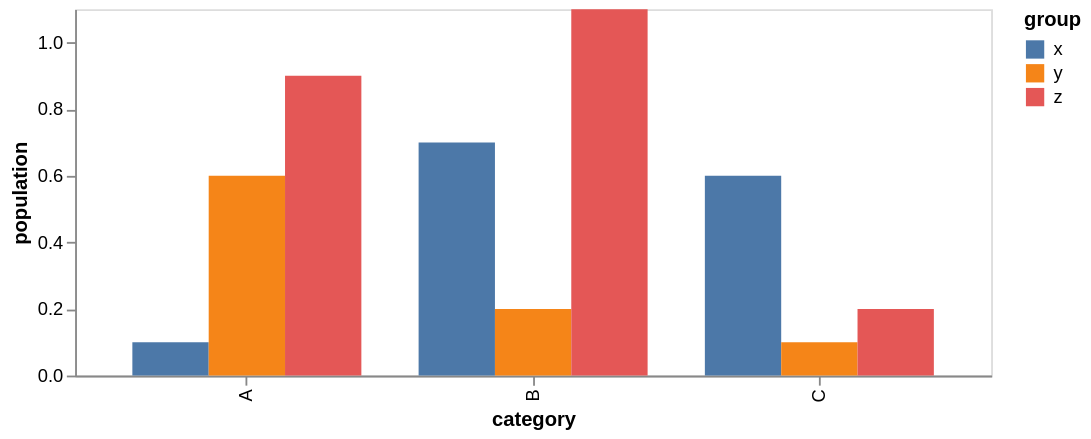

This figure's Vega-Lite source:
### Vega specification from a JSON file in a GitHub repository (floating-point values rounded to 4 significant figures)
{"$schema": "https://vega.github.io/schema/vega/v5.json", "background": "white", "padding": 5, "width": 500, "height": 200, "style": "cell", "data": [{"name": "source_0", "values": [{"category": "A", "group": "x", "value": 0.1}, {"category": "A", "group": "y", "value": 0.6}, {"category": "A", "group": "z", "value": 0.9}, {"category": "B", "group": "x", "value": 0.7}, {"category": "B", "group": "y", "value": 0.2}, {"category": "B", "group": "z", "value": 1.1}, {"category": "C", "group": "x", "value": 0.6}, {"category": "C", "group": "y", "value": 0.1}, {"category": "C", "group": "z", "value": 0.2}]}, {"name": "data_0", "source": "source_0", "transform": [{"type": "stack", "groupby": ["category", "group"], "field": "value", "sort": {"field": [], "order": []}, "as": ["value_start", "value_end"], "offset": "zero"}, {"type": "filter", "expr": "isValid(datum[\"value\"]) && isFinite(+datum[\"value\"])"}]}], "marks": [{"name": "marks", "type": "rect", "style": ["bar"], "from": {"data": "data_0"}, "encode": {"update": {"fill": {"scale": "color", "field": "group"}, "ariaRoleDescription": {"value": "bar"}, "description": {"signal": "\"category: \" + (isValid(datum[\"category\"]) ? datum[\"category\"] : \"\"+datum[\"category\"]) + \"; value: \" + (format(datum[\"value\"], \"\")) + \"; group: \" + (isValid(datum[\"group\"]) ? datum[\"group\"] : \"\"+datum[\"group\"])"}, "x": {"scale": "x", "field": "category", "offset": {"scale": "xOffset", "field": "group"}}, "width": {"scale": "xOffset", "band": 1}, "y": {"scale": "y", "field": "value_end"}, "y2": {"scale": "y", "field": "value_start"}}}}], "scales": [{"name": "x", "type": "band", "domain": {"data": "data_0", "field": "category", "sort": true}, "range": [0, {"signal": "width"}], "paddingInner": 0.2, "paddingOuter": 0.2}, {"name": "y", "type": "linear", "domain": {"data": "data_0", "fields": ["value_start", "value_end"]}, "range": [{"signal": "height"}, 0], "nice": true, "zero": true}, {"name": "xOffset", "type": "band", "domain": {"data": "data_0", "field": "group", "sort": true}, "range": [0, {"signal": "bandwidth('x')"}]}, {"name": "color", "type": "ordinal", "domain": {"data": "data_0", "field": "group", "sort": true}, "range": "category"}], "axes": [{"scale": "x", "orient": "bottom", "grid": false, "title": "category", "labelAlign": "right", "labelAngle": 270, "labelBaseline": "middle", "zindex": 0}, {"scale": "y", "orient": "left", "grid": false, "title": "population", "labelOverlap": true, "tickCount": {"signal": "ceil(height/40)"}, "zindex": 0}], "legends": [{"fill": "color", "symbolType": "square", "title": "group"}], "config": {"normalizedNumberFormat": ".2%"}}
